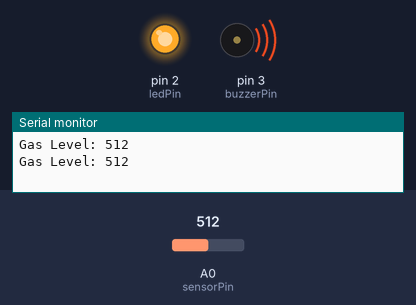
This sketch was run on a simulated Arduino Uno, built with avr-gcc and run on an emulated ATmega328P. Parts: output pins drawn as LEDs (lit = HIGH), buzzer (waves = sounding, pin HIGH), the last lines printed to the serial monitor. Inputs (shaded band) come from the test bench; at power-on: A0 (sensorPin) = 512.

Above: at 1.8 s.
1.9 s: A0 (sensorPin) set to 56
3.4 s: A0 (sensorPin) set to 46
At 4.4 s:
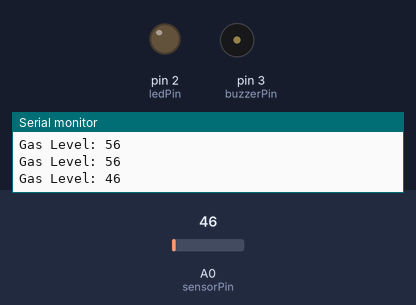
5.5 s: A0 (sensorPin) set to 122
At 7.1 s:
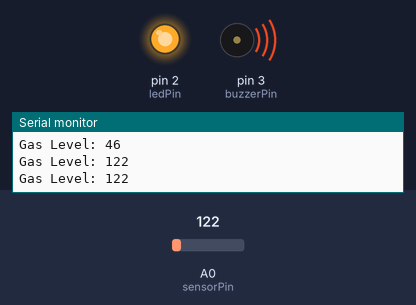
7.5 s: A0 (sensorPin) set to 40
At 8.7 s:
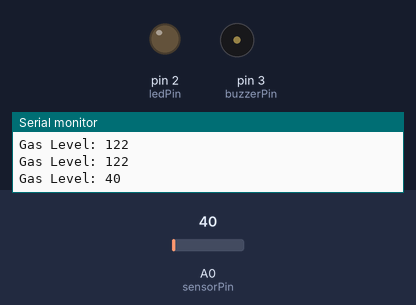
Timing chart, 0 to 10.5 s (numbered marks = the images above; inputs shaded):
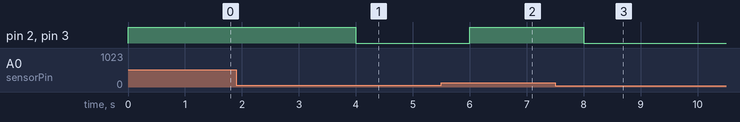

The sketch:

gas_leakage_detector.ino
```cpp
const int sensorPin = A0;
const int ledPin = 2;
const int buzzerPin = 3;
const int gasThreshold = 50;
void setup() {
  pinMode(ledPin, OUTPUT);
  pinMode(buzzerPin, OUTPUT);
  Serial.begin(9600);
}
void loop() {
  int gasLevel = analogRead(sensorPin);
  Serial.print("Gas Level: ");
  Serial.println(gasLevel);
  if (gasLevel > gasThreshold) {
    digitalWrite(ledPin, HIGH);
    digitalWrite(buzzerPin, HIGH);
  } else {
    digitalWrite(ledPin, LOW);
    digitalWrite(buzzerPin, LOW);
  }
  delay(1000);
}
```

Measured:
- the behaviour switches between 51 and 50 on A0 (sensorPin) (found by bisection; images 0 and 1)
- after the input at 3.4 s, pin 2 (ledPin), pin 3 (buzzerPin): HIGH → LOW after 0.60 s
- after the input at 5.5 s, pin 2 (ledPin), pin 3 (buzzerPin): LOW → HIGH after 0.50 s
- after the input at 7.5 s, pin 2 (ledPin), pin 3 (buzzerPin): HIGH → LOW after 0.50 s
